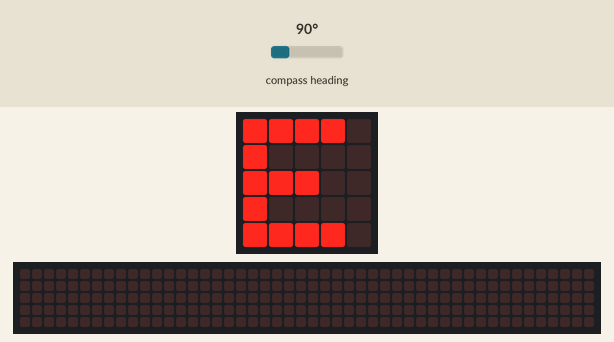
This program was run on a simulated BBC micro:bit (MakeCode). Shown: the board's 5×5 LED display, a strip that is not on the board, showing the scrolling text unrolled. The inputs (shaded band) are chosen by the test bench; at power-on: compass heading 90°. The 48×5 strip is a reading aid, not a part: it shows the text the display is scrolling, unrolled, one strip-width of it at a time; the compass is already calibrated.

Above: at 1.2 s.
1.3 s: compass heading set to 7°
At 1.61 s:
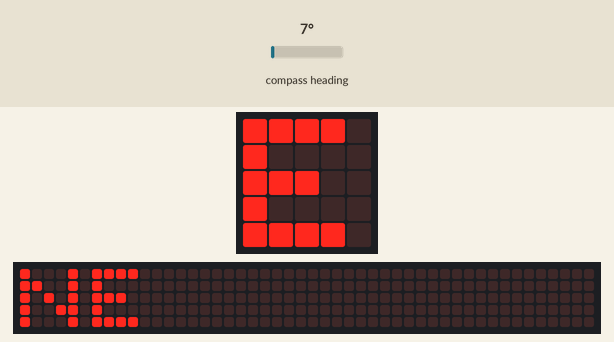
3.4 s: compass heading set to 90°
At 5.3 s:
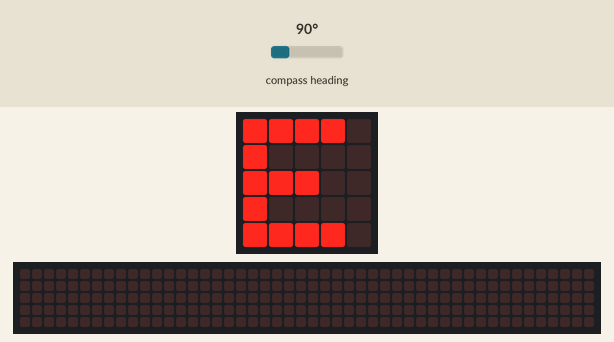
5.7 s: compass heading set to 269°
At 5.88 s:
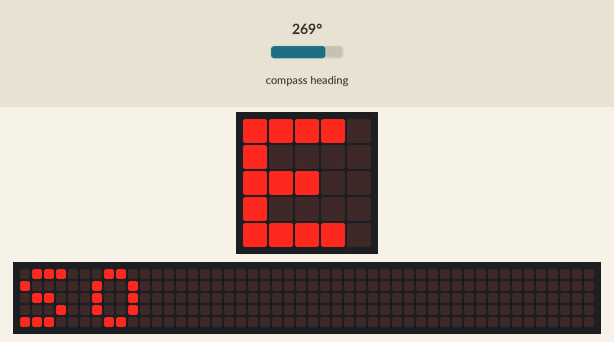
7.7 s: compass heading set to 352°
At 8.6 s:
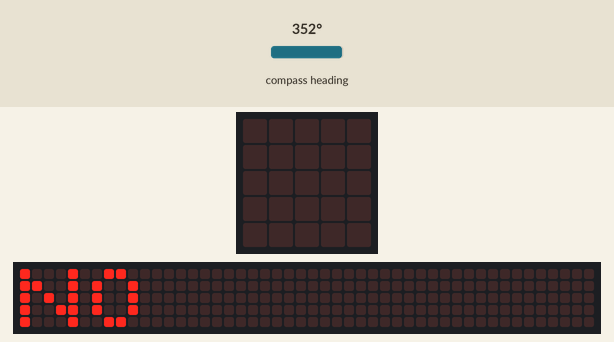
10.3 s: compass heading set to 177°
At 11.32 s:
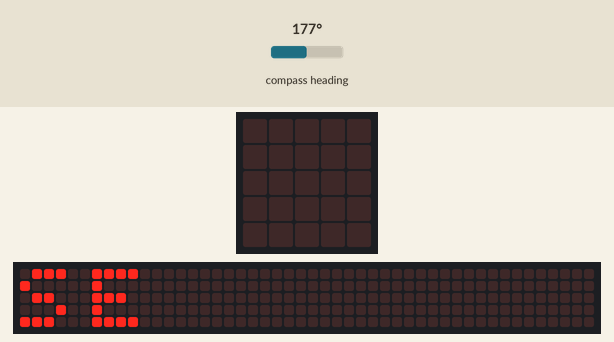
13.0 s: compass heading set to 180°
At 15.4 s:
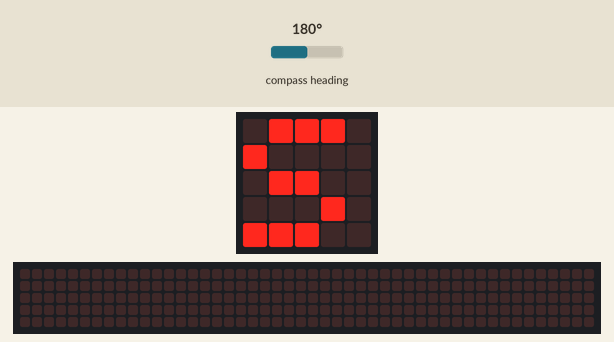
Timing chart, 0 to 16.4 s (numbered marks = the images above; inputs shaded):
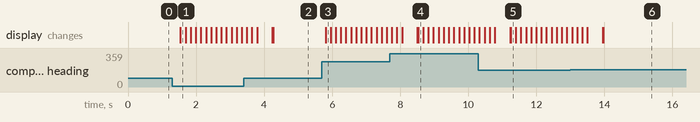

Measured:
- after the input at 1.3 s, the display: changes after 0.24 s (image 1)
- after the input at 3.4 s, the display: first differs from a run without the input after 0.86 s (image 2)
- after the input at 5.7 s, the display: changes after 0.11 s (image 3)
- after the input at 7.7 s, the display: first differs from a run without the input after 0.83 s (image 4)
- after the input at 10.3 s, the display: first differs from a run without the input after 0.95 s (image 5)
- after the input at 13.0 s, the display: first differs from a run without the input after 0.97 s (image 6)

The program:

main.ts
```typescript
basic.forever(function () {
    if (input.compassHeading() == 0) {
        basic.showString("N")
    } else if (input.compassHeading() >= 1 && input.compassHeading() <= 89) {
        basic.showString("NE")
    } else if (input.compassHeading() == 90) {
        basic.showString("E")
    } else if (input.compassHeading() >= 91 && input.compassHeading() <= 179) {
        basic.showString("SE")
    } else if (input.compassHeading() == 180) {
        basic.showString("S")
    } else if (input.compassHeading() >= 181 && input.compassHeading() <= 269) {
        basic.showString("SO")
    } else if (input.compassHeading() == 270) {
        basic.showString("O")
    } else if (input.compassHeading() >= 271 && input.compassHeading() <= 359) {
        basic.showString("NO")
    }
})
```

test.ts
```typescript
// aquí va el archivo "tests"; esto no se compilará cuando este paquete se utilice como una extensión.
```
